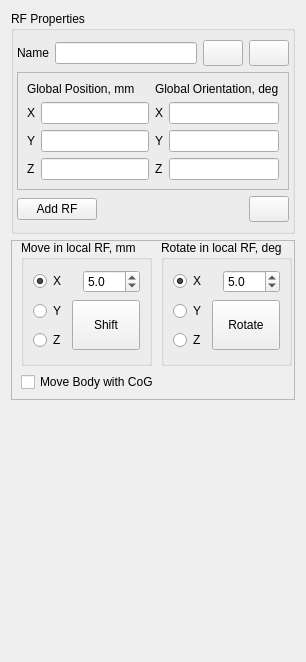
       <widget class="QWidget" name="pageRF">
        <layout class="QVBoxLayout" name="verticalLayout_7">
         <item>
          <widget class="QGroupBox" name="grbRFProperties">
           <property name="title">
            <string>RF Properties</string>
           </property>
           <layout class="QVBoxLayout" name="verticalLayout_6">
            <property name="leftMargin">
             <number>3</number>
            </property>
            <property name="rightMargin">
             <number>3</number>
            </property>
            <item>
             <layout class="QGridLayout" name="gridLayout_3">
              <item row="0" column="0">
               <widget class="QLabel" name="label_3">
                <property name="text">
                 <string>Name</string>
                </property>
               </widget>
              </item>
              <item row="0" column="1">
               <widget class="QLineEdit" name="Edit_RFName">
                <property name="readOnly">
                 <bool>true</bool>
                </property>
               </widget>
              </item>
              <item row="0" column="2">
               <widget class="QPushButton" name="btnRenameRF">
                <property name="minimumSize">
                 <size>
                  <width>36</width>
                  <height>26</height>
                 </size>
                </property>
                <property name="toolTip">
                 <string>Rename Reference Frame</string>
                </property>
                <property name="text">
                 <string/>
                </property>
                <property name="icon">
                 <iconset theme="QIcon::ThemeIcon::DocumentProperties"/>
                </property>
               </widget>
              </item>
              <item row="0" column="3">
               <widget class="QPushButton" name="btnDeleteRF">
                <property name="minimumSize">
                 <size>
                  <width>36</width>
                  <height>26</height>
                 </size>
                </property>
                <property name="toolTip">
                 <string>Delete Reference Frame</string>
                </property>
                <property name="text">
                 <string/>
                </property>
                <property name="icon">
                 <iconset theme="QIcon::ThemeIcon::EditDelete"/>
                </property>
               </widget>
              </item>
             </layout>
            </item>
            <item>
             <widget class="QFrame" name="frame_2">
              <property name="frameShape">
               <enum>QFrame::Shape::StyledPanel</enum>
              </property>
              <property name="frameShadow">
               <enum>QFrame::Shadow::Raised</enum>
              </property>
              <layout class="QVBoxLayout" name="verticalLayout_5">
               <item>
                <layout class="QGridLayout" name="gridLayout_2">
                 <item row="0" column="0" colspan="2">
                  <widget class="QLabel" name="label_4">
                   <property name="text">
                    <string>Global Position, mm</string>
                   </property>
                  </widget>
                 </item>
                 <item row="0" column="2" colspan="2">
                  <widget class="QLabel" name="label_8">
                   <property name="text">
                    <string>Global Orientation, deg</string>
                   </property>
                  </widget>
                 </item>
                 <item row="1" column="0">
                  <widget class="QLabel" name="label_5">
                   <property name="text">
                    <string>X</string>
                   </property>
                  </widget>
                 </item>
                 <item row="1" column="1">
                  <widget class="QLineEdit" name="EditRF_X_Pos">
                   <property name="toolTip">
                    <string>Define X-position of the Reference Frame</string>
                   </property>
                  </widget>
                 </item>
                 <item row="1" column="2">
                  <widget class="QLabel" name="label_9">
                   <property name="text">
                    <string>X</string>
                   </property>
                  </widget>
                 </item>
                 <item row="1" column="3">
                  <widget class="QLineEdit" name="EditRF_X_Angle">
                   <property name="toolTip">
                    <string>&lt;html&gt;&lt;head/&gt;&lt;body&gt;&lt;p&gt;Define the Reference Frame rotation around X-axis. Note: the engine uses Tait–Bryan angles (Roll-Pitch-Yaw). The rotations are applied sequentially around: X-&amp;gt;Y-&amp;gt;Z axes relative to the Global RF.&lt;/p&gt;&lt;/body&gt;&lt;/html&gt;</string>
                   </property>
                  </widget>
                 </item>
                 <item row="2" column="0">
                  <widget class="QLabel" name="label_6">
                   <property name="text">
                    <string>Y</string>
                   </property>
                  </widget>
                 </item>
                 <item row="2" column="1">
                  <widget class="QLineEdit" name="EditRF_Y_Pos">
                   <property name="toolTip">
                    <string>&lt;html&gt;&lt;head/&gt;&lt;body&gt;&lt;p&gt;Define Y-position of the Reference Frame&lt;/p&gt;&lt;/body&gt;&lt;/html&gt;</string>
                   </property>
                  </widget>
                 </item>
                 <item row="2" column="2">
                  <widget class="QLabel" name="label_10">
                   <property name="text">
                    <string>Y</string>
                   </property>
                  </widget>
                 </item>
                 <item row="2" column="3">
                  <widget class="QLineEdit" name="EditRF_Y_Angle">
                   <property name="toolTip">
                    <string>&lt;html&gt;&lt;head/&gt;&lt;body&gt;&lt;p&gt;Define the Reference Frame rotation around Y-axis. Note: the engine uses Tait–Bryan angles (Roll-Pitch-Yaw). The rotations are applied sequentially around: X-&amp;gt;Y-&amp;gt;Z axes relative to the Global RF.&lt;/p&gt;&lt;/body&gt;&lt;/html&gt;</string>
                   </property>
                  </widget>
                 </item>
                 <item row="3" column="0">
                  <widget class="QLabel" name="label_7">
                   <property name="text">
                    <string>Z</string>
                   </property>
                  </widget>
                 </item>
                 <item row="3" column="1">
                  <widget class="QLineEdit" name="EditRF_Z_Pos">
                   <property name="toolTip">
                    <string>&lt;html&gt;&lt;head/&gt;&lt;body&gt;&lt;p&gt;Define Z-position of the Reference Frame&lt;/p&gt;&lt;/body&gt;&lt;/html&gt;</string>
                   </property>
                  </widget>
                 </item>
                 <item row="3" column="2">
                  <widget class="QLabel" name="label_11">
                   <property name="text">
                    <string>Z</string>
                   </property>
                  </widget>
                 </item>
                 <item row="3" column="3">
                  <widget class="QLineEdit" name="EditRF_Z_Angle">
                   <property name="toolTip">
                    <string>&lt;html&gt;&lt;head/&gt;&lt;body&gt;&lt;p&gt;Define the Reference Frame rotation around Z-axis. Note: the engine uses Tait–Bryan angles (Roll-Pitch-Yaw). The rotations are applied sequentially around: X-&amp;gt;Y-&amp;gt;Z axes relative to the Global RF.&lt;/p&gt;&lt;/body&gt;&lt;/html&gt;</string>
                   </property>
                  </widget>
                 </item>
                </layout>
               </item>
              </layout>
             </widget>
            </item>
            <item>
             <layout class="QGridLayout" name="gridLayout_17">
              <item row="0" column="2">
               <widget class="QPushButton" name="btnUpdateRF">
                <property name="minimumSize">
                 <size>
                  <width>36</width>
                  <height>26</height>
                 </size>
                </property>
                <property name="toolTip">
                 <string>&lt;html&gt;&lt;head/&gt;&lt;body&gt;&lt;p&gt;Apply XYZ-position and XYZ-orientation of the selected Reference Frame. Note: the engine uses Tait–Bryan angles (Roll-Pitch-Yaw). The rotations are applied sequentially around: X-&amp;gt;Y-&amp;gt;Z axes relative to the Global RF.&lt;/p&gt;&lt;/body&gt;&lt;/html&gt;</string>
                </property>
                <property name="text">
                 <string/>
                </property>
                <property name="icon">
                 <iconset theme="QIcon::ThemeIcon::SyncSynchronizing"/>
                </property>
               </widget>
              </item>
              <item row="0" column="1">
               <spacer name="horizontalSpacer_2">
                <property name="orientation">
                 <enum>Qt::Orientation::Horizontal</enum>
                </property>
                <property name="sizeHint" stdset="0">
                 <size>
                  <width>40</width>
                  <height>20</height>
                 </size>
                </property>
               </spacer>
              </item>
              <item row="0" column="0">
               <widget class="QPushButton" name="btnAddUpdateRF">
                <property name="toolTip">
                 <string>&lt;html&gt;&lt;head/&gt;&lt;body&gt;&lt;p&gt;Create new Reference Frame with defined XYZ-position and XYZ-orientation&lt;/p&gt;&lt;/body&gt;&lt;/html&gt;</string>
                </property>
                <property name="text">
                 <string>Add RF</string>
                </property>
               </widget>
              </item>
             </layout>
            </item>
           </layout>
          </widget>
         </item>
         <item>
          <widget class="QFrame" name="frame_3">
           <property name="minimumSize">
            <size>
             <width>0</width>
             <height>160</height>
            </size>
           </property>
           <property name="frameShape">
            <enum>QFrame::Shape::StyledPanel</enum>
           </property>
           <property name="frameShadow">
            <enum>QFrame::Shadow::Raised</enum>
           </property>
           <widget class="QGroupBox" name="grbRFMove">
            <property name="geometry">
             <rect>
              <x>10</x>
              <y>0</y>
              <width>131</width>
              <height>126</height>
             </rect>
            </property>
            <property name="title">
             <string>Move in local RF, mm</string>
            </property>
            <layout class="QGridLayout" name="gridLayout_45">
             <item row="0" column="0" colspan="2">
              <layout class="QGridLayout" name="gridLayout_4">
               <item row="0" column="0">
                <widget class="QRadioButton" name="rbnRFalongX">
                 <property name="toolTip">
                  <string>&lt;html&gt;&lt;head/&gt;&lt;body&gt;&lt;p&gt;Define shifting direction axis in Local Reference Frame&lt;/p&gt;&lt;/body&gt;&lt;/html&gt;</string>
                 </property>
                 <property name="text">
                  <string>X</string>
                 </property>
                 <property name="checked">
                  <bool>true</bool>
                 </property>
                </widget>
               </item>
               <item row="0" column="1">
                <widget class="QDoubleSpinBox" name="dsbShift_RF">
                 <property name="toolTip">
                  <string>&lt;html&gt;&lt;head/&gt;&lt;body&gt;&lt;p&gt;Define step size for shifting the Reference Frame&lt;/p&gt;&lt;/body&gt;&lt;/html&gt;</string>
                 </property>
                 <property name="decimals">
                  <number>1</number>
                 </property>
                 <property name="minimum">
                  <double>0.000000000000000</double>
                 </property>
                 <property name="maximum">
                  <double>500.000000000000000</double>
                 </property>
                 <property name="singleStep">
                  <double>5.000000000000000</double>
                 </property>
                 <property name="value">
                  <double>5.000000000000000</double>
                 </property>
                </widget>
               </item>
              </layout>
             </item>
             <item row="1" column="0">
              <widget class="QRadioButton" name="rbnRFalongY">
               <property name="toolTip">
                <string>&lt;html&gt;&lt;head/&gt;&lt;body&gt;&lt;p&gt;Define shifting direction axis in Local Reference Frame&lt;/p&gt;&lt;/body&gt;&lt;/html&gt;</string>
               </property>
               <property name="text">
                <string>Y</string>
               </property>
              </widget>
             </item>
             <item row="1" column="1" rowspan="2">
              <widget class="QPushButton" name="btnShiftRF">
               <property name="minimumSize">
                <size>
                 <width>0</width>
                 <height>50</height>
                </size>
               </property>
               <property name="toolTip">
                <string>&lt;html&gt;&lt;head/&gt;&lt;body&gt;&lt;p&gt;Move selected Reference Frame in XYZ-directions relative to its Local Reference Frame&lt;/p&gt;&lt;/body&gt;&lt;/html&gt;</string>
               </property>
               <property name="text">
                <string>Shift</string>
               </property>
               <property name="autoDefault">
                <bool>false</bool>
               </property>
               <property name="default">
                <bool>false</bool>
               </property>
               <property name="flat">
                <bool>false</bool>
               </property>
              </widget>
             </item>
             <item row="2" column="0">
              <widget class="QRadioButton" name="rbnRFalongZ">
               <property name="toolTip">
                <string>&lt;html&gt;&lt;head/&gt;&lt;body&gt;&lt;p&gt;Define shifting direction axis in Local Reference Frame&lt;/p&gt;&lt;/body&gt;&lt;/html&gt;</string>
               </property>
               <property name="text">
                <string>Z</string>
               </property>
              </widget>
             </item>
            </layout>
           </widget>
           <widget class="QGroupBox" name="grbRFRotate">
            <property name="geometry">
             <rect>
              <x>150</x>
              <y>0</y>
              <width>131</width>
              <height>126</height>
             </rect>
            </property>
            <property name="title">
             <string>Rotate in local RF, deg</string>
            </property>
            <layout class="QGridLayout" name="gridLayout_47">
             <item row="0" column="0" colspan="2">
              <layout class="QGridLayout" name="gridLayout_46">
               <item row="0" column="0">
                <widget class="QRadioButton" name="rbnRFaroundX">
                 <property name="toolTip">
                  <string>&lt;html&gt;&lt;head/&gt;&lt;body&gt;&lt;p&gt;Define rotational axis in the Local Reference Frame&lt;/p&gt;&lt;/body&gt;&lt;/html&gt;</string>
                 </property>
                 <property name="text">
                  <string>X</string>
                 </property>
                 <property name="checked">
                  <bool>true</bool>
                 </property>
                </widget>
               </item>
               <item row="0" column="1">
                <widget class="QDoubleSpinBox" name="dsbRotate_RF">
                 <property name="toolTip">
                  <string>&lt;html&gt;&lt;head/&gt;&lt;body&gt;&lt;p&gt;Define step size for rotation the Reference Frame&lt;/p&gt;&lt;/body&gt;&lt;/html&gt;</string>
                 </property>
                 <property name="decimals">
                  <number>1</number>
                 </property>
                 <property name="minimum">
                  <double>0.000000000000000</double>
                 </property>
                 <property name="maximum">
                  <double>500.000000000000000</double>
                 </property>
                 <property name="singleStep">
                  <double>5.000000000000000</double>
                 </property>
                 <property name="value">
                  <double>5.000000000000000</double>
                 </property>
                </widget>
               </item>
              </layout>
             </item>
             <item row="1" column="0">
              <widget class="QRadioButton" name="rbnRFaroundY">
               <property name="toolTip">
                <string>&lt;html&gt;&lt;head/&gt;&lt;body&gt;&lt;p&gt;Define rotational axis in the Local Reference Frame&lt;/p&gt;&lt;/body&gt;&lt;/html&gt;</string>
               </property>
               <property name="text">
                <string>Y</string>
               </property>
              </widget>
             </item>
             <item row="1" column="1" rowspan="2">
              <widget class="QPushButton" name="btnRotateRF">
               <property name="minimumSize">
                <size>
                 <width>0</width>
                 <height>50</height>
                </size>
               </property>
               <property name="toolTip">
                <string>&lt;html&gt;&lt;head/&gt;&lt;body&gt;&lt;p&gt;Rotate selected Reference Frame relative to its Local XYZ-axes. Note: the rotation is applied in Z-&amp;gt;Y-&amp;gt;X sequence in this case.&lt;/p&gt;&lt;/body&gt;&lt;/html&gt;</string>
               </property>
               <property name="text">
                <string>Rotate</string>
               </property>
              </widget>
             </item>
             <item row="2" column="0">
              <widget class="QRadioButton" name="rbnRFaroundZ">
               <property name="toolTip">
                <string>&lt;html&gt;&lt;head/&gt;&lt;body&gt;&lt;p&gt;Define rotational axis in the Local Reference Frame&lt;/p&gt;&lt;/body&gt;&lt;/html&gt;</string>
               </property>
               <property name="text">
                <string>Z</string>
               </property>
              </widget>
             </item>
            </layout>
           </widget>
           <widget class="QCheckBox" name="chkMoveBody">
            <property name="geometry">
             <rect>
              <x>10</x>
              <y>130</y>
              <width>171</width>
              <height>24</height>
             </rect>
            </property>
            <property name="toolTip">
             <string>&lt;html&gt;&lt;head/&gt;&lt;body&gt;&lt;p&gt;This option is to move/rotate the Bodies in the model. If checked for CoG Reference Frame, the related Body will move/rotate with the selected Reference Frame.&lt;/p&gt;&lt;/body&gt;&lt;/html&gt;</string>
            </property>
            <property name="text">
             <string>Move Body with CoG</string>
            </property>
           </widget>
          </widget>
         </item>
         <item>
          <spacer name="verticalSpacer">
           <property name="orientation">
            <enum>Qt::Orientation::Vertical</enum>
           </property>
           <property name="sizeHint" stdset="0">
            <size>
             <width>20</width>
             <height>251</height>
            </size>
           </property>
          </spacer>
         </item>
        </layout>
       </widget>
